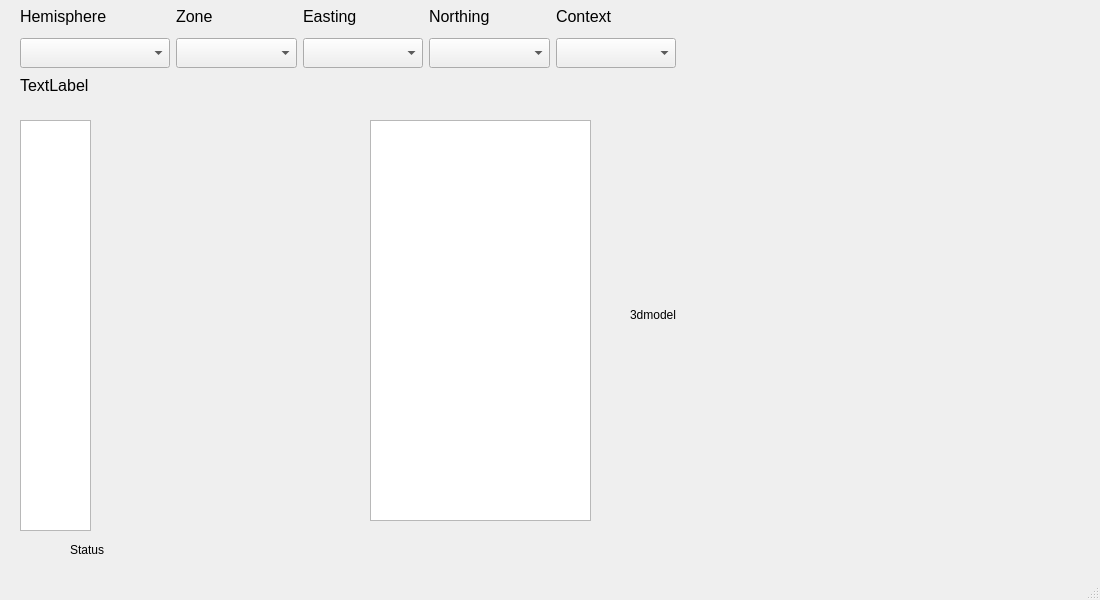
<?xml version="1.0" encoding="UTF-8"?>
<ui version="4.0">
 <class>MainWindow</class>
 <widget class="QMainWindow" name="MainWindow">
  <property name="geometry">
   <rect>
    <x>0</x>
    <y>0</y>
    <width>1100</width>
    <height>600</height>
   </rect>
  </property>
  <property name="minimumSize">
   <size>
    <width>1100</width>
    <height>600</height>
   </size>
  </property>
  <property name="baseSize">
   <size>
    <width>1100</width>
    <height>600</height>
   </size>
  </property>
  <property name="windowTitle">
   <string>Sherd Match Assistance</string>
  </property>
  <property name="windowIcon">
   <iconset>
    <normaloff>../assets/icon.png</normaloff>../assets/icon.png</iconset>
  </property>
  <widget class="QWidget" name="centralwidget">
   <widget class="QWidget" name="layoutWidget">
    <property name="geometry">
     <rect>
      <x>20</x>
      <y>0</y>
      <width>656</width>
      <height>68</height>
     </rect>
    </property>
    <layout class="QGridLayout" name="selectContextLayout">
     <item row="0" column="0">
      <widget class="QLabel" name="hemisphere_l">
       <property name="sizePolicy">
        <sizepolicy hsizetype="Expanding" vsizetype="Expanding">
         <horstretch>0</horstretch>
         <verstretch>0</verstretch>
        </sizepolicy>
       </property>
       <property name="minimumSize">
        <size>
         <width>150</width>
         <height>30</height>
        </size>
       </property>
       <property name="font">
        <font>
         <pointsize>12</pointsize>
        </font>
       </property>
       <property name="text">
        <string>Hemisphere</string>
       </property>
      </widget>
     </item>
     <item row="0" column="1">
      <widget class="QLabel" name="zone_l">
       <property name="sizePolicy">
        <sizepolicy hsizetype="Expanding" vsizetype="Expanding">
         <horstretch>0</horstretch>
         <verstretch>0</verstretch>
        </sizepolicy>
       </property>
       <property name="minimumSize">
        <size>
         <width>120</width>
         <height>30</height>
        </size>
       </property>
       <property name="font">
        <font>
         <pointsize>12</pointsize>
        </font>
       </property>
       <property name="text">
        <string>Zone</string>
       </property>
      </widget>
     </item>
     <item row="0" column="2">
      <widget class="QLabel" name="easting_l">
       <property name="sizePolicy">
        <sizepolicy hsizetype="Expanding" vsizetype="Expanding">
         <horstretch>0</horstretch>
         <verstretch>0</verstretch>
        </sizepolicy>
       </property>
       <property name="minimumSize">
        <size>
         <width>120</width>
         <height>30</height>
        </size>
       </property>
       <property name="font">
        <font>
         <pointsize>12</pointsize>
        </font>
       </property>
       <property name="text">
        <string>Easting</string>
       </property>
      </widget>
     </item>
     <item row="0" column="3">
      <widget class="QLabel" name="northing_l">
       <property name="sizePolicy">
        <sizepolicy hsizetype="Expanding" vsizetype="Expanding">
         <horstretch>0</horstretch>
         <verstretch>0</verstretch>
        </sizepolicy>
       </property>
       <property name="minimumSize">
        <size>
         <width>120</width>
         <height>30</height>
        </size>
       </property>
       <property name="font">
        <font>
         <pointsize>12</pointsize>
        </font>
       </property>
       <property name="text">
        <string>Northing</string>
       </property>
      </widget>
     </item>
     <item row="1" column="0">
      <widget class="QComboBox" name="hemisphere_cb">
       <property name="minimumSize">
        <size>
         <width>0</width>
         <height>30</height>
        </size>
       </property>
       <property name="font">
        <font>
         <pointsize>12</pointsize>
        </font>
       </property>
       <property name="editable">
        <bool>false</bool>
       </property>
       <property name="currentText">
        <string/>
       </property>
      </widget>
     </item>
     <item row="1" column="1">
      <widget class="QComboBox" name="zone_cb">
       <property name="minimumSize">
        <size>
         <width>0</width>
         <height>30</height>
        </size>
       </property>
       <property name="font">
        <font>
         <pointsize>12</pointsize>
        </font>
       </property>
      </widget>
     </item>
     <item row="1" column="2">
      <widget class="QComboBox" name="easting_cb">
       <property name="minimumSize">
        <size>
         <width>0</width>
         <height>30</height>
        </size>
       </property>
       <property name="font">
        <font>
         <pointsize>12</pointsize>
        </font>
       </property>
      </widget>
     </item>
     <item row="1" column="3">
      <widget class="QComboBox" name="northing_cb">
       <property name="minimumSize">
        <size>
         <width>0</width>
         <height>30</height>
        </size>
       </property>
       <property name="font">
        <font>
         <pointsize>12</pointsize>
        </font>
       </property>
      </widget>
     </item>
     <item row="1" column="4">
      <widget class="QComboBox" name="context_cb">
       <property name="minimumSize">
        <size>
         <width>0</width>
         <height>30</height>
        </size>
       </property>
       <property name="font">
        <font>
         <pointsize>12</pointsize>
        </font>
       </property>
      </widget>
     </item>
     <item row="0" column="4">
      <widget class="QLabel" name="context_l">
       <property name="sizePolicy">
        <sizepolicy hsizetype="Expanding" vsizetype="Expanding">
         <horstretch>0</horstretch>
         <verstretch>0</verstretch>
        </sizepolicy>
       </property>
       <property name="minimumSize">
        <size>
         <width>120</width>
         <height>30</height>
        </size>
       </property>
       <property name="font">
        <font>
         <pointsize>12</pointsize>
        </font>
       </property>
       <property name="text">
        <string>Context</string>
       </property>
      </widget>
     </item>
    </layout>
   </widget>
   <widget class="QLabel" name="contextDisplay">
    <property name="geometry">
     <rect>
      <x>20</x>
      <y>70</y>
      <width>641</width>
      <height>30</height>
     </rect>
    </property>
    <property name="minimumSize">
     <size>
      <width>0</width>
      <height>30</height>
     </size>
    </property>
    <property name="sizeIncrement">
     <size>
      <width>10</width>
      <height>10</height>
     </size>
    </property>
    <property name="font">
     <font>
      <pointsize>12</pointsize>
     </font>
    </property>
    <property name="text">
     <string>TextLabel</string>
    </property>
   </widget>
   <widget class="QListWidget" name="findsList">
    <property name="geometry">
     <rect>
      <x>20</x>
      <y>120</y>
      <width>71</width>
      <height>411</height>
     </rect>
    </property>
    <property name="sizeIncrement">
     <size>
      <width>10</width>
      <height>10</height>
     </size>
    </property>
   </widget>
   <widget class="QLabel" name="statusLabel">
    <property name="geometry">
     <rect>
      <x>70</x>
      <y>540</y>
      <width>671</width>
      <height>20</height>
     </rect>
    </property>
    <property name="text">
     <string>Status</string>
    </property>
    <property name="textFormat">
     <enum>Qt::AutoText</enum>
    </property>
    <property name="wordWrap">
     <bool>true</bool>
    </property>
   </widget>
   <widget class="QWidget" name="layoutWidget">
    <property name="geometry">
     <rect>
      <x>100</x>
      <y>120</y>
      <width>258</width>
      <height>411</height>
     </rect>
    </property>
    <layout class="QVBoxLayout" name="findPhotosLayout">
     <item>
      <widget class="QLabel" name="findFrontPhoto_l">
       <property name="text">
        <string/>
       </property>
      </widget>
     </item>
     <item>
      <widget class="QLabel" name="findBackPhoto_l">
       <property name="text">
        <string/>
       </property>
      </widget>
     </item>
    </layout>
   </widget>
   <widget class="QLabel" name="model">
    <property name="geometry">
     <rect>
      <x>630</x>
      <y>120</y>
      <width>430</width>
      <height>390</height>
     </rect>
    </property>
    <property name="text">
     <string>3dmodel</string>
    </property>
   </widget>
   <widget class="QTreeView" name="modelList">
    <property name="geometry">
     <rect>
      <x>370</x>
      <y>120</y>
      <width>221</width>
      <height>401</height>
     </rect>
    </property>
   </widget>
  </widget>
  <widget class="QMenuBar" name="menubar">
   <property name="geometry">
    <rect>
     <x>0</x>
     <y>0</y>
     <width>1100</width>
     <height>21</height>
    </rect>
   </property>
  </widget>
  <widget class="QStatusBar" name="statusbar"/>
 </widget>
 <resources/>
 <connections/>
</ui>
